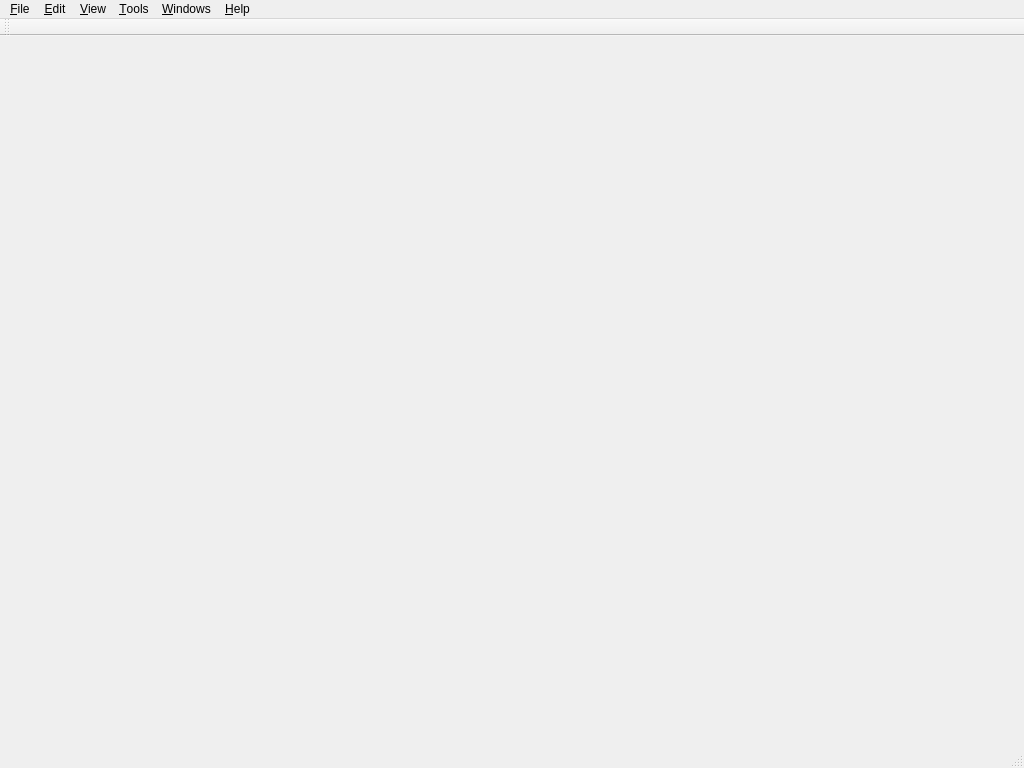
<?xml version="1.0" encoding="UTF-8"?>
<ui version="4.0">
 <class>MainWindowClass</class>
 <widget class="QMainWindow" name="MainWindowClass">
  <property name="geometry">
   <rect>
    <x>0</x>
    <y>0</y>
    <width>1024</width>
    <height>768</height>
   </rect>
  </property>
  <property name="windowTitle">
   <string>MainWindow</string>
  </property>
  <widget class="QWidget" name="centralWidget"/>
  <widget class="QMenuBar" name="menuBar">
   <property name="geometry">
    <rect>
     <x>0</x>
     <y>0</y>
     <width>1024</width>
     <height>23</height>
    </rect>
   </property>
   <widget class="QMenu" name="menu_File">
    <property name="title">
     <string>&amp;File</string>
    </property>
    <addaction name="action_New"/>
    <addaction name="action_Open"/>
    <addaction name="action_Close"/>
    <addaction name="separator"/>
    <addaction name="action_Save"/>
    <addaction name="action_Save_As"/>
    <addaction name="separator"/>
    <addaction name="action_Print"/>
    <addaction name="action_Export"/>
    <addaction name="separator"/>
    <addaction name="action_Recent_Projects"/>
    <addaction name="separator"/>
    <addaction name="action_Properties"/>
    <addaction name="separator"/>
    <addaction name="action_Exit"/>
   </widget>
   <widget class="QMenu" name="menu_Edit">
    <property name="title">
     <string>&amp;Edit</string>
    </property>
    <addaction name="action_Undo"/>
    <addaction name="action_Redo"/>
    <addaction name="separator"/>
    <addaction name="action_Select_All"/>
    <addaction name="action_Clear_All"/>
    <addaction name="separator"/>
    <addaction name="action_Cut"/>
    <addaction name="action_Copy"/>
    <addaction name="action_Paste"/>
    <addaction name="action_Delete"/>
    <addaction name="separator"/>
    <addaction name="action_Group"/>
    <addaction name="action_Ungroup"/>
   </widget>
   <widget class="QMenu" name="menu_Tool">
    <property name="title">
     <string>&amp;Tools</string>
    </property>
    <addaction name="action_Record_Video"/>
    <addaction name="action_Options"/>
   </widget>
   <widget class="QMenu" name="menu_Help">
    <property name="title">
     <string>&amp;Help</string>
    </property>
    <addaction name="action_About"/>
   </widget>
   <widget class="QMenu" name="menu_View">
    <property name="title">
     <string>&amp;View</string>
    </property>
   </widget>
   <widget class="QMenu" name="menuWindows">
    <property name="title">
     <string>&amp;Windows</string>
    </property>
    <addaction name="action_Fullscreen"/>
   </widget>
   <addaction name="menu_File"/>
   <addaction name="menu_Edit"/>
   <addaction name="menu_View"/>
   <addaction name="menu_Tool"/>
   <addaction name="menuWindows"/>
   <addaction name="menu_Help"/>
  </widget>
  <widget class="QToolBar" name="mainToolBar">
   <attribute name="toolBarArea">
    <enum>TopToolBarArea</enum>
   </attribute>
   <attribute name="toolBarBreak">
    <bool>false</bool>
   </attribute>
  </widget>
  <widget class="QStatusBar" name="statusBar"/>
  <action name="action_New">
   <property name="text">
    <string>&amp;New</string>
   </property>
   <property name="shortcut">
    <string>Ctrl+N</string>
   </property>
  </action>
  <action name="action_Open">
   <property name="text">
    <string>&amp;Open</string>
   </property>
   <property name="shortcut">
    <string>Ctrl+O</string>
   </property>
  </action>
  <action name="action_Save">
   <property name="text">
    <string>&amp;Save</string>
   </property>
   <property name="shortcut">
    <string>Ctrl+S</string>
   </property>
  </action>
  <action name="action_Print">
   <property name="text">
    <string>&amp;Print</string>
   </property>
   <property name="shortcut">
    <string>Ctrl+P</string>
   </property>
  </action>
  <action name="action_Export">
   <property name="text">
    <string>&amp;Export</string>
   </property>
   <property name="shortcut">
    <string>Ctrl+E</string>
   </property>
  </action>
  <action name="action_Record_Video">
   <property name="text">
    <string>Record</string>
   </property>
   <property name="shortcut">
    <string>Ctrl+R</string>
   </property>
  </action>
  <action name="action_Properties">
   <property name="text">
    <string>Properties</string>
   </property>
   <property name="shortcut">
    <string>Ctrl+Shift+P</string>
   </property>
  </action>
  <action name="action_Recent_Projects">
   <property name="text">
    <string>Recent Projects</string>
   </property>
  </action>
  <action name="action_Exit">
   <property name="text">
    <string>Exit</string>
   </property>
   <property name="shortcut">
    <string>Ctrl+Q</string>
   </property>
  </action>
  <action name="action_Undo">
   <property name="text">
    <string>&amp;Undo</string>
   </property>
   <property name="shortcut">
    <string>Ctrl+Z</string>
   </property>
  </action>
  <action name="action_Redo">
   <property name="text">
    <string>&amp;Redo</string>
   </property>
   <property name="shortcut">
    <string>Ctrl+Y</string>
   </property>
  </action>
  <action name="action_Cut">
   <property name="text">
    <string>Cut</string>
   </property>
   <property name="shortcut">
    <string>Ctrl+X</string>
   </property>
  </action>
  <action name="action_Copy">
   <property name="text">
    <string>Copy</string>
   </property>
   <property name="shortcut">
    <string>Ctrl+C</string>
   </property>
  </action>
  <action name="action_Paste">
   <property name="text">
    <string>Paste</string>
   </property>
   <property name="shortcut">
    <string>Ctrl+V</string>
   </property>
  </action>
  <action name="action_Options">
   <property name="text">
    <string>Options</string>
   </property>
  </action>
  <action name="action_About">
   <property name="text">
    <string>About...</string>
   </property>
  </action>
  <action name="action_Save_As">
   <property name="text">
    <string>Save As</string>
   </property>
   <property name="shortcut">
    <string>Ctrl+Shift+S</string>
   </property>
  </action>
  <action name="action_Delete">
   <property name="text">
    <string>Delete</string>
   </property>
   <property name="shortcut">
    <string>Del</string>
   </property>
  </action>
  <action name="action_Select_All">
   <property name="text">
    <string>Select All</string>
   </property>
   <property name="shortcut">
    <string>Ctrl+A</string>
   </property>
  </action>
  <action name="action_Fullscreen">
   <property name="text">
    <string>Fullscreen</string>
   </property>
   <property name="shortcut">
    <string>F11</string>
   </property>
  </action>
  <action name="action_Group">
   <property name="text">
    <string>Group</string>
   </property>
   <property name="shortcut">
    <string>Ctrl+G</string>
   </property>
  </action>
  <action name="action_Ungroup">
   <property name="text">
    <string>Ungroup</string>
   </property>
   <property name="shortcut">
    <string>Ctrl+U</string>
   </property>
  </action>
  <action name="action_Close">
   <property name="text">
    <string>Close</string>
   </property>
   <property name="shortcut">
    <string>Ctrl+W</string>
   </property>
  </action>
  <action name="action_Clear_All">
   <property name="text">
    <string>Clear All</string>
   </property>
   <property name="shortcut">
    <string>Ctrl+I</string>
   </property>
  </action>
 </widget>
 <layoutdefault spacing="6" margin="11"/>
 <resources>
  <include location="mainwindow.qrc"/>
 </resources>
 <connections/>
</ui>
